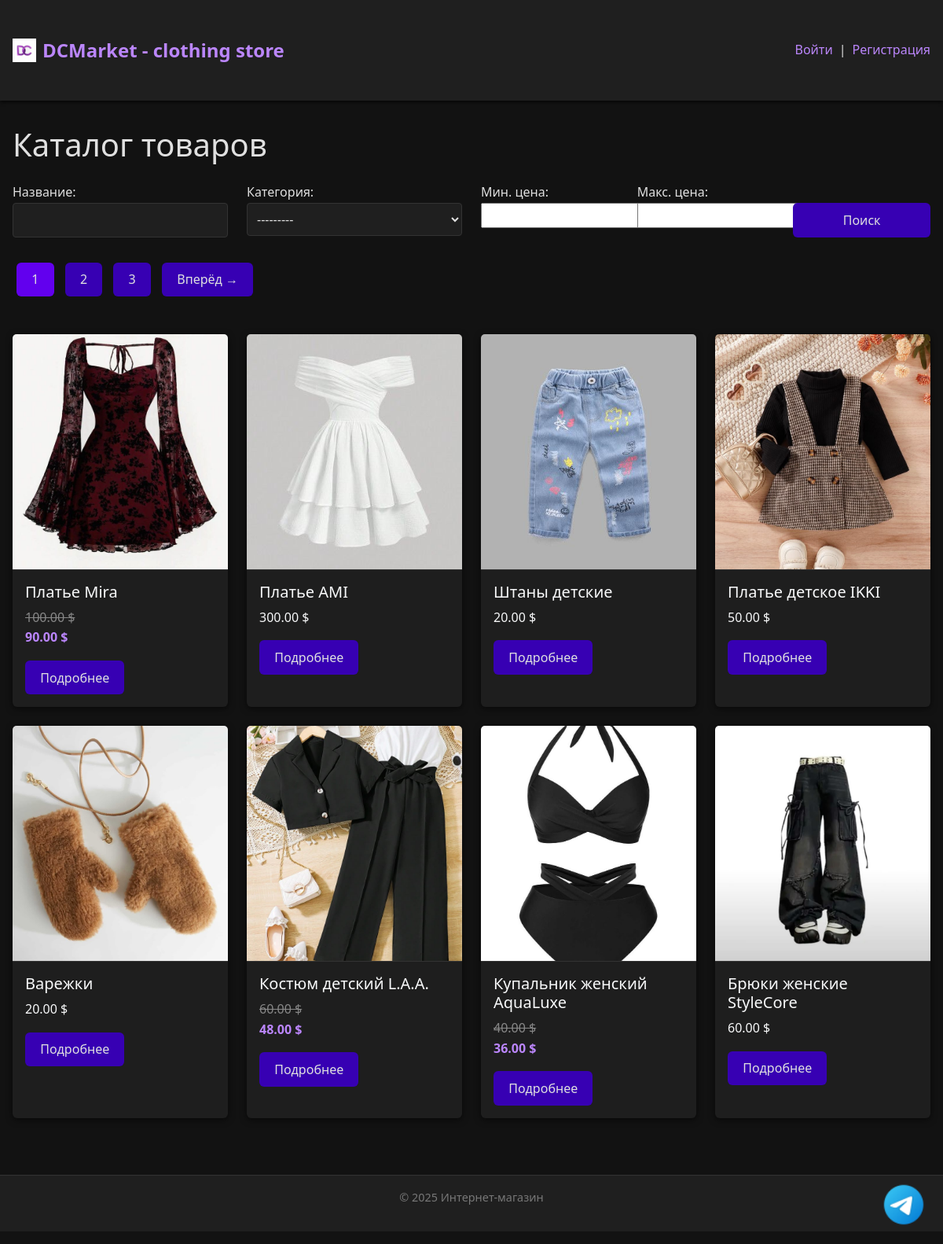
The page / on the database its author committed.
### main/models.py (models this page shows, shortened)
class ClothingItem(models.Model):
    name = models.CharField(max_length=255)
    slug = models.SlugField(unique=True)
    sizes = models.ManyToManyField(Size, through='ClothingItemSize', related_name='clothing_items', blank=True)
    image = models.ImageField(upload_to='products/img', null=True, blank=True)
    category = models.ForeignKey(Category, on_delete=models.CASCADE, related_name='clothing_items')
    description = models.TextField(blank=True)
    price = models.DecimalField(max_digits=20, decimal_places=2)
    discount = models.DecimalField(max_digits=5, decimal_places=2)
    created_on = models.DateTimeField(auto_now_add=True)
    def get_price_with_discount(self):
        if self.discount > 0:
            return self.price * (1 - (self.discount / 100))
        return self.price

### main/views.py (the view)
# urls.py: path("", views.product_index, name="product_list"),
def product_index(request):
    filterset = ClothingItemFilter(request.GET, queryset=ClothingItem.objects.all().order_by('created_on'))
    paginator = Paginator(filterset.qs, 8)
    page_number = request.GET.get("page")
    page_obj = paginator.get_page(page_number)
    context = {
        "filterset": filterset,
        "page_obj": page_obj,
        "posts": page_obj.object_list,
    }
    return render(request, "main/products/list.html", context)

### main/models.py (called while the page is built)
    def __str__(self):
        return self.name

### main/templates/main/products/list.html (shortened to what this page needs)
{% extends "base.html" %}
{% load static %}
{% block content %}
<h1 class="mb-4">Каталог товаров</h1>
<form method="get" class="mb-4">
  <div class="row">
    <div class="col-md-3">
      {{ filterset.form.name.label_tag }}
      {{ filterset.form.name }}
    </div>
    <div class="col-md-3">
      {{ filterset.form.category.label_tag }}
      {{ filterset.form.category }}
    </div>
    <div class="col-md-2">
      {{ filterset.form.price_min.label_tag }}
      {{ filterset.form.price_min }}
    </div>
    <div class="col-md-2">
      {{ filterset.form.price_max.label_tag }}
      {{ filterset.form.price_max }}
    </div>
    <div class="col-md-2 align-self-end">
      <button type="submit" class="btn btn-primary w-100">Поиск</button>
    </div>
  </div>
</form>
<div class="pagination" style="text-align: center; margin-top: 2rem; margin-bottom: 3rem;">
  {% if page_obj.has_other_pages %}
    <div style="display: inline-block;">
      {% for num in page_obj.paginator.page_range %}
        {% if num == page_obj.number %}
          <span class="btn" style="margin: 0 5px; background-color: #6200ee; cursor: default;">{{ num }}</span>
        {% elif num > page_obj.number|add:'-3' and num < page_obj.number|add:'3' %}
          <a href="?{% if request.GET %}{{ request.GET.urlencode|safe|cut:'page=' }}&{% endif %}page={{ num }}" class="btn" style="margin: 0 5px;">{{ num }}</a>
        {% endif %}
      {% endfor %}
      {% if page_obj.has_next %}
        <a href="?{% if request.GET %}{{ request.GET.urlencode|safe|cut:'page=' }}&{% endif %}page={{ page_obj.next_page_number }}" class="btn" style="margin: 0 5px;">Вперёд →</a>
      {% endif %}
    </div>
  {% endif %}
</div>
<div class="row">
    {% for post in posts %}
        <div class="col-md-3 mb-4">
            <div class="card h-100 text-light" style="background-color: #1e1e1e; border: none; box-shadow: 0 2px 8px rgba(0, 0, 0, 0.6);">
                <img src="{{ post.image.url }}" class="card-img-top"
                 alt="{{ post.name }}"
                 style="height: 300px; object-fit: cover; border-bottom: 1px solid #333;">
                <div class="card-body">
                    <h5 class="card-title">{{ post.name }}</h5>
                    <p class="card-text">
                        {% if post.discount > 0 %}
                            <del style="color: #888;">{{ post.price }} $</del><br>
                            <strong style="color: #bb86fc;">{{ post.get_price_with_discount|floatformat:2 }} $</strong>
                        {% else %}
                            {{ post.price }} $
                        {% endif %}
                    </p>
                    <a href="{% url 'main:product_detail' post.pk %}" class="btn btn-outline-light btn-sm">Подробнее</a>
                </div>
            </div>
        </div>
    {% empty %}
        <p class="text-muted">Нет товаров для отображения.</p>
    {% endfor %}
</div>
{% endblock %}

### templates/base.html (shortened to what this page needs)
{% load static %}
<!DOCTYPE html>
<html lang="ru">
<head>
    <link href="https://cdn.jsdelivr.net/npm/bootstrap@5.3.3/dist/css/bootstrap.min.css" rel="stylesheet">
</head>
<body>
<nav class="navbar navbar-expand-lg navbar-dark bg-dark mb-4">
  <div class="container">
    <a class="navbar-brand d-flex align-items-center" href="/">
      <img src="{% static 'img/logo.jpg' %}" alt="Logo" width="30" height="30" class="me-2">
      DCMarket - clothing store
    </a>
  <div style="position: fixed; bottom: 20px; right: 20px;">
    <a href="https://t.me/DCMarket1_Bot" target="_blank">
        <img src="{% static 'img/tg_icon.png' %}" alt="Telegram" width="60" height="60">
    </a>
  </div>
    <div class="d-flex align-items-center justify-content-end gap-2">
  {% if user.is_authenticated %}
    <a href="{% url 'cart:cart_detail' %}" class="btn btn-outline-light me-3">Корзина</a>
    <div class="d-flex gap-2">
      <a href="{% url 'users:profile' %}">Профиль</a> |
      <a href="{% url 'users:logout' %}">Выйти</a>
    </div>
  {% else %}
    <div class="d-flex gap-2">
      <a href="{% url 'users:login' %}">Войти</a> |
      <a href="{% url 'users:register' %}">Регистрация</a>
    </div>
  {% endif %}
</div>
  </div>
</nav>
<div class="container">
    {% block content %}{% endblock %}
</div>
<footer class="text-center mt-5 mb-3">
    <p>© 2025 Интернет-магазин</p>
</footer>
</body>
</html>

### templates/base.html (style rules this page uses)
body { background-color: #121212; color: #e0e0e0; font-family: 'Segoe UI', Tahoma, Geneva, Verdana, sans-serif; margin: 0; padding: 0; line-height: 1.6; }
a { color: #bb86fc; text-decoration: none; transition: color 0.3s ease; }
.container { max-width: 1200px; margin: 2rem auto; padding: 0 1rem; }
button, .btn { background-color: #3700b3; color: #e0e0e0; border: none; padding: 0.6rem 1.2rem; font-size: 1rem; border-radius: 6px; cursor: pointer; transition: background-color 0.3s ease; }
input[type="text"], input[type="email"], textarea, select { background-color: #1f1f1f; border: 1px solid #333; color: #e0e0e0; padding: 0.5rem; border-radius: 4px; width: 100%; box-sizing: border-box; font-size: 1rem; transition: border-color 0.3s ease; }
h1, h2, h3, h4, h5, h6 { color: #e0e0e0; margin-top: 0; }
.navbar { background-color: #1f1f1f !important; padding-top: 0.5rem; padding-bottom: 0.5rem; box-shadow: 0 2px 4px rgba(0,0,0,0.7); }
.navbar-brand { font-weight: 700; font-size: 1.5rem; color: #bb86fc !important; }
footer { background-color: #1f1f1f; color: #777; text-align: center; padding: 1rem 2rem; font-size: 0.9rem; border-top: 1px solid #333; margin-top: 3rem; }

### rows shown on the page
ClothingItem: image (picture), name "Платье Mira", price "100.00", get_price_with_discount "90.00"
ClothingItem: image (picture), name "Платье AMI", price "300.00"
ClothingItem: image (picture), name "Штаны детские", price "20.00"
ClothingItem: image (picture), name "Платье детское IKKI", price "50.00"
ClothingItem: image (picture), name "Варежки", price "20.00"
ClothingItem: image (picture), name "Костюм детский L.A.A.", price "60.00", get_price_with_discount "48.00"
ClothingItem: image (picture), name "Купальник женский AquaLuxe", price "40.00", get_price_with_discount "36.00"
ClothingItem: image (picture), name "Брюки женские StyleCore", price "60.00"

### other values the page prints
{{ filterset.form.name.label_tag }} "Название:"
{{ filterset.form.category.label_tag }} "Категория:"
{{ filterset.form.price_min.label_tag }} "Мин. цена:"
{{ filterset.form.price_max.label_tag }} "Макс. цена:"
{{ num }} "1"
{{ num }} "2" "3"
